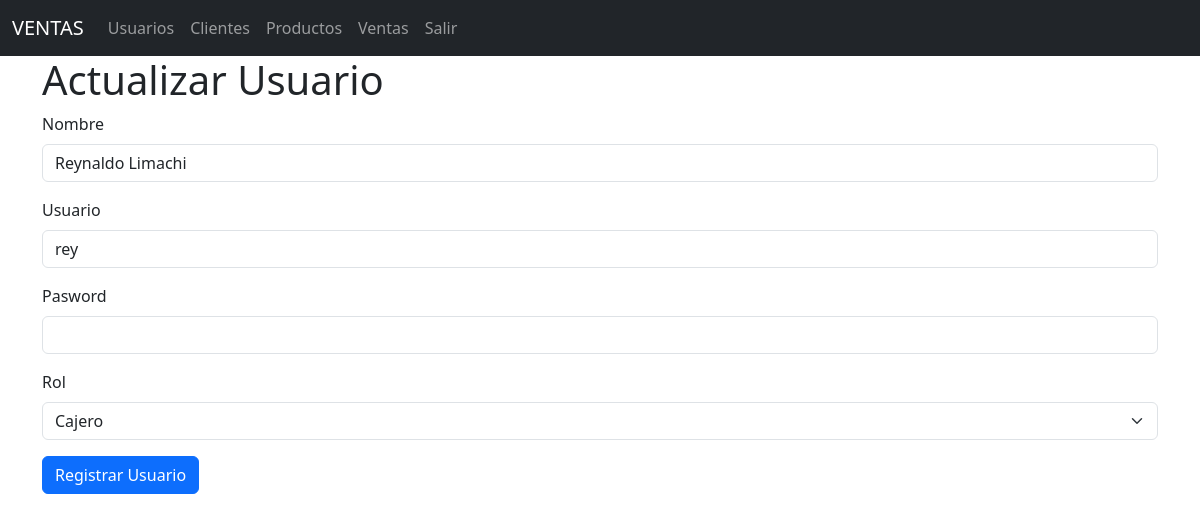
The app's page /usuarios/edit/1 with its own data.
### models/usuario_model.py (models this page shows, shortened)
class Usuario(db.Model):
    __tablename__ = 'usuarios'
    id = db.Column(db.Integer, primary_key=True)
    nombre = db.Column(db.String(80), nullable=False)
    username = db.Column(db.String(20), nullable=False)
    password = db.Column(db.String, nullable=False)
    rol = db.Column(db.String(20), nullable=False)

### controllers/usuario_controller.py (the view, shortened to what this page needs)
@usuario_bp.route('/edit/<int:id>', methods=['GET','POST'])
def edit(id):
    usuario = Usuario.query.get(id)
    return usuario_view.edit(usuario)

### run.py (called while the page is built)
@app.context_processor
def inject_active_path():
    def is_active(path):
        return 'active' if request.path == path else ''
    return (dict(is_active = is_active))

### views/usuario_view.py (called while the page is built)
def edit(usuario):
    return render_template('usuarios/edit.html', usuario=usuario)

### templates/usuarios/edit.html (shortened to what this page needs)
{% extends 'base.html' %}
{% block content %}
<h1>Actualizar Usuario</h1>
<form action="{{ url_for('usuario.edit',id=usuario.id) }}" method="POST">
    <div class="mb-3">
        <label for="" class="form-label">Nombre</label>
        <input type="text" class="form-control"name="nombre" value="{{ usuario.nombre}}"required>
    </div>
    <div class="mb-3">
        <label for="" class="form-label">Usuario</label>
        <input type="text" class="form-control"name="username" value="{{ usuario.username }}" required>
    </div>
    <div class="mb-3">
        <label for="" class="form-label">Pasword</label>
        <input type="pasword" class="form-control"name="password">
    </div>
    <div class="mb-3">
        <label for="" class="form-label">Rol</label>
        <select name="rol" class="form-select" required>
            <option value="cajero" {% if usuario.rol == 'cajero' %}selected{% endif %}>Cajero</option>
        </select>
    </div>
    <button type="submit" class="btn btn-primary">Registrar Usuario</button>
</form>
{% endblock %}

### records on screen
Usuario: nombre "Reynaldo Limachi", username "rey", rol "Cajero"
